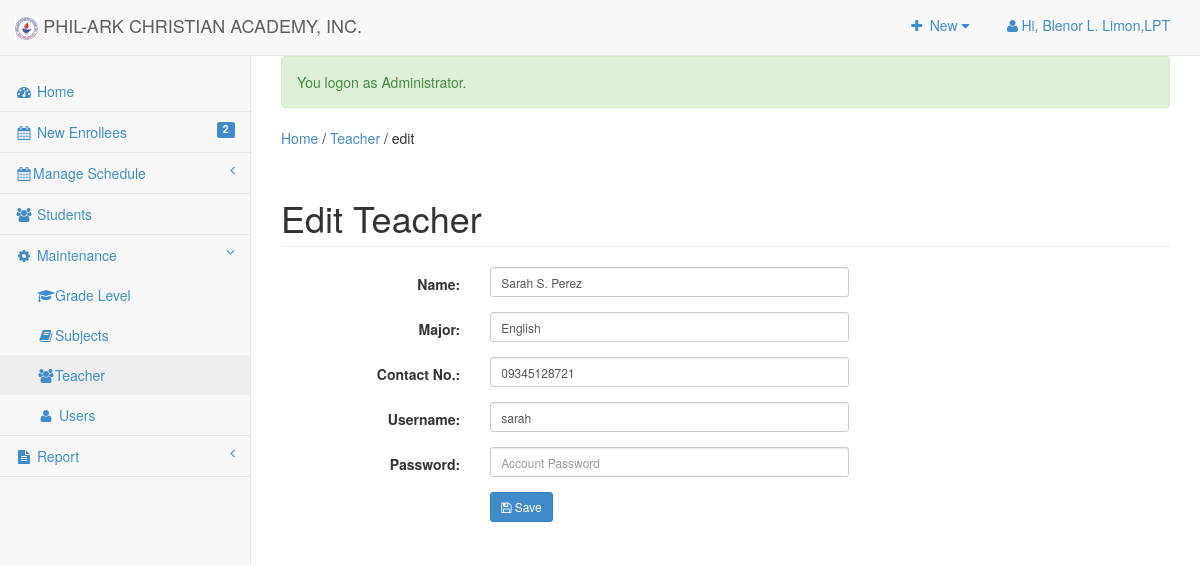
The app's page /admin/instructor/index.php?view=edit&id=40 (signed in) with its own data.
### tables this page shows
CREATE TABLE `tblsitesettings` (
  `ID` int(11) NOT NULL,
  `Type` varchar(90) NOT NULL,
  `Description` text NOT NULL
);

CREATE TABLE `tblinstructor` (
  `INST_ID` int(11) NOT NULL,
  `INST_NAME` varchar(90) NOT NULL,
  `INST_MAJOR` varchar(90) NOT NULL,
  `INST_CONTACT` varchar(30) NOT NULL,
  `INST_Username` varchar(90) NOT NULL,
  `INST_Password` varchar(90) NOT NULL
);

### include/database.php (called while the page is built, shortened)
<?php
class Database {
	var $sql_string = '';
	public $conn;
	public function open_connection() {
		$this->conn = mysqli_connect(server,user,pass);
		if(!$this->conn){
			echo "Problem in database connection! Contact administrator!";
			exit();
		}else{
			$db_select = mysqli_select_db($this->conn,database_name);
		}
	}
	function setQuery($sql='') {
		$this->sql_string=$sql;
	}
	function executeQuery() {
		$result = mysqli_query($this->conn,$this->sql_string);
		return $result;
	}
	private function confirm_query($result) {
		return $result;
	}
	function loadSingleResult() {
		$cur = $this->executeQuery();
		while ($row = mysqli_fetch_object($cur)) {
		return $data = $row;
		}
	}
	public function num_rows($cur) {
		$cur = $this->executeQuery();
		return mysqli_num_rows($cur);
	}
}
     $mydb = new Database();
?>

### admin/instructor/index.php (called while the page is built, shortened)
<?php
require_once ("../theme/templates.php");
?>

### include/instructors.php (called while the page is built, shortened)
<?php
require_once(LIB_PATH.DS.'database.php');
class Instructor {
	protected static  $tblname = "tblinstructor";
	function single_instructor($id=""){
			global $mydb;
			$mydb->setQuery("SELECT * FROM ".self::$tblname."
				Where INST_ID= '{$id}' LIMIT 1");
			$cur = $mydb->loadSingleResult();
			return $cur;
	}
}
?>

### admin/instructor/edit.php (the view, shortened to what this page needs)
<?php
  @$INST_ID = $_GET['id'];
  $subject = New Instructor();
  $inst = $subject->single_instructor($INST_ID);
?>
 <form class="form-horizontal span6" action="controller.php?action=edit" method="POST">
           <div class="row">
         <div class="col-lg-12">
            <h1 class="page-header">Edit Teacher</h1>
          </div>
        </div>
                   <div class="form-group">
                    <div class="col-md-8">
                      <label class="col-md-4 control-label" for=
                      "INST_NAME">Name:</label>
                      <div class="col-md-8">
                         <input class="form-control input-sm" id="INST_NAME" name="INST_NAME" placeholder=
                            "Teacher Full Name" type="text" value="<?php echo $inst->INST_NAME ; ?>">
                      </div>
                    </div>
                  </div>
                  <div class="form-group">
                    <div class="col-md-8">
                      <label class="col-md-4 control-label" for=
                      "INST_MAJOR">Major:</label>
                      <div class="col-md-8">
                         <input class="form-control input-sm" id="INST_MAJOR" name="INST_MAJOR" placeholder=
                            "Major" type="text" value="<?php echo $inst->INST_MAJOR ; ?>">
                      </div>
                    </div>
                  </div>
                  <div class="form-group">
                    <div class="col-md-8">
                      <label class="col-md-4 control-label" for=
                      "INST_CONTACT">Contact No.:</label>
                      <div class="col-md-8">
                         <input class="form-control input-sm" id="INST_CONTACT" name="INST_CONTACT" placeholder=
                            "Contact Number." type="text" value="<?php echo $inst->INST_CONTACT ; ?>" required>
                      </div>
                    </div>
                  </div>
                  <div class="form-group">
                    <div class="col-md-8">
                      <label class="col-md-4 control-label" for=
                      "U_USERNAME">Username:</label>
                      <div class="col-md-8">
                         <input class="form-control input-sm" id="INST_Username" name="INST_Username" placeholder=
                            "Username" type="text" value="<?php echo $inst->INST_Username ; ?>">
                      </div>
                    </div>
                  </div>
                  <div class="form-group">
                    <div class="col-md-8">
                      <label class="col-md-4 control-label" for=
                      "U_PASS">Password:</label>
                      <div class="col-md-8">
                         <input class="form-control input-sm" id="INST_Password" name="INST_Password" placeholder=
                            "Account Password" type="Password" value="" required>
                      </div>
                    </div>
                  </div>
             <div class="form-group">
                    <div class="col-md-8">
                      <label class="col-md-4 control-label" for=
                      "idno"></label>
                      <div class="col-md-8">
                       <button class="btn btn-primary btn-sm" name="save" type="submit" ><span class="fa fa-save fw-fa"></span>  Save</button>
                       </div>
                    </div>
                  </div>
  </form>

### include/function.php (shortened to what this page needs)
<?php
  function SiteTitle()
	{
		global $mydb;
		$title='';
		$sql = "SELECT * FROM `tblsitesettings` WHERE `Type`='SiteTitle'";
		$mydb->setQuery($sql);
		$maxrow=$mydb->num_rows($mydb->executeQuery());
		if($maxrow > 0){
			$site = $mydb->loadSingleResult();
			echo $title = $site->Description;
		}else{
			echo $title = '';
		}
		return $title;
	}
?>

### admin/css/sb-admin-2.css (style rules this page uses)
body { background-color: #f8f8f8; }

### records on screen
tblsitesettings: Description "PHIL-ARK CHRISTIAN ACADEMY, INC."
tblinstructor: INST_NAME "Sarah S. Perez", INST_MAJOR "English", INST_CONTACT "09345128721", INST_Username "sarah"

### other values on screen
$_SESSION['ACCOUNT_NAME'] "Blenor L. Limon,LPT"
$enrollees->enrollees "2"
$_SESSION['message'] "You logon as Administrator."
$title "Teacher"
$header "edit"
